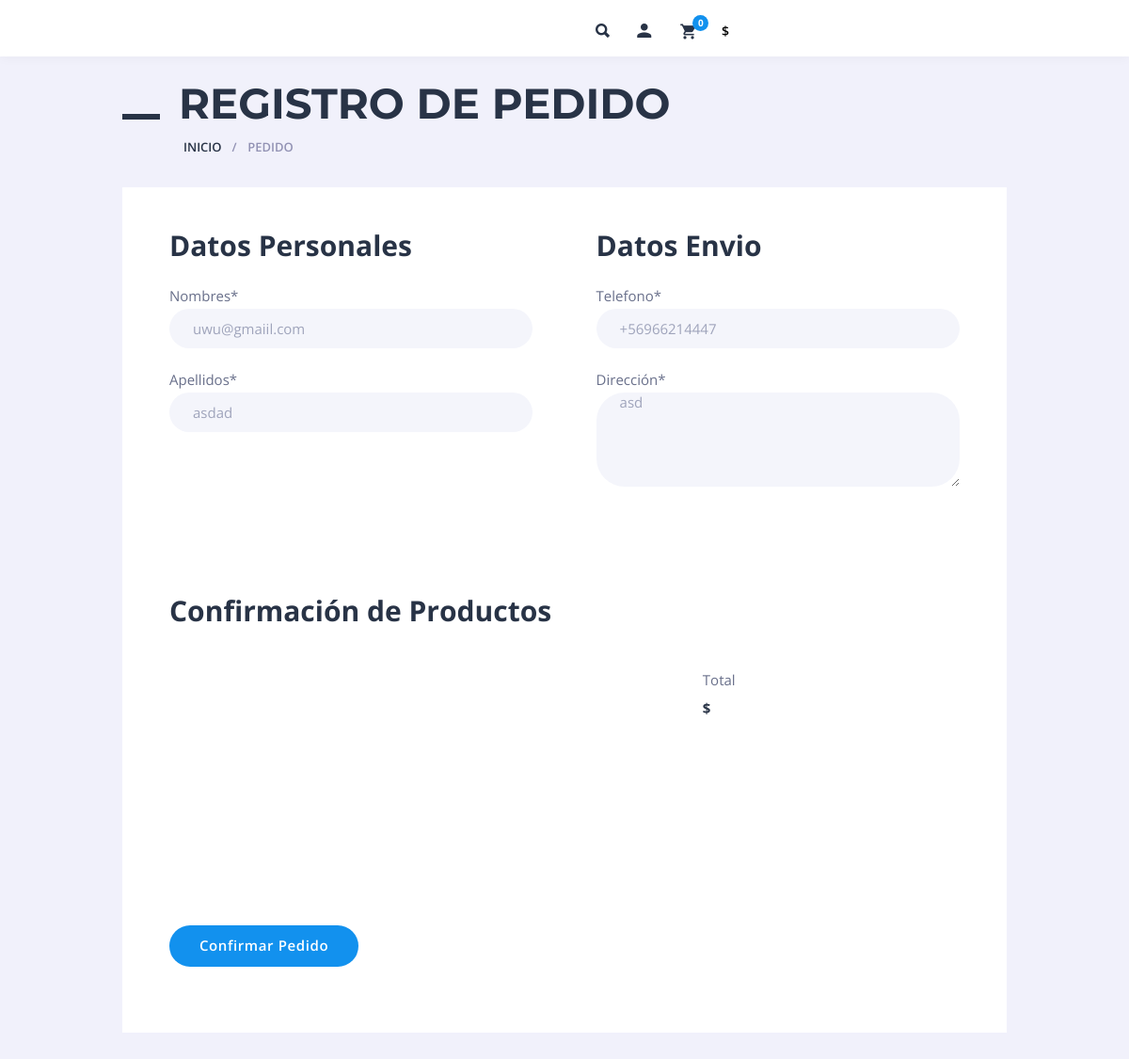
The page /registrarPedido (signed in) on the database as committed earlier.
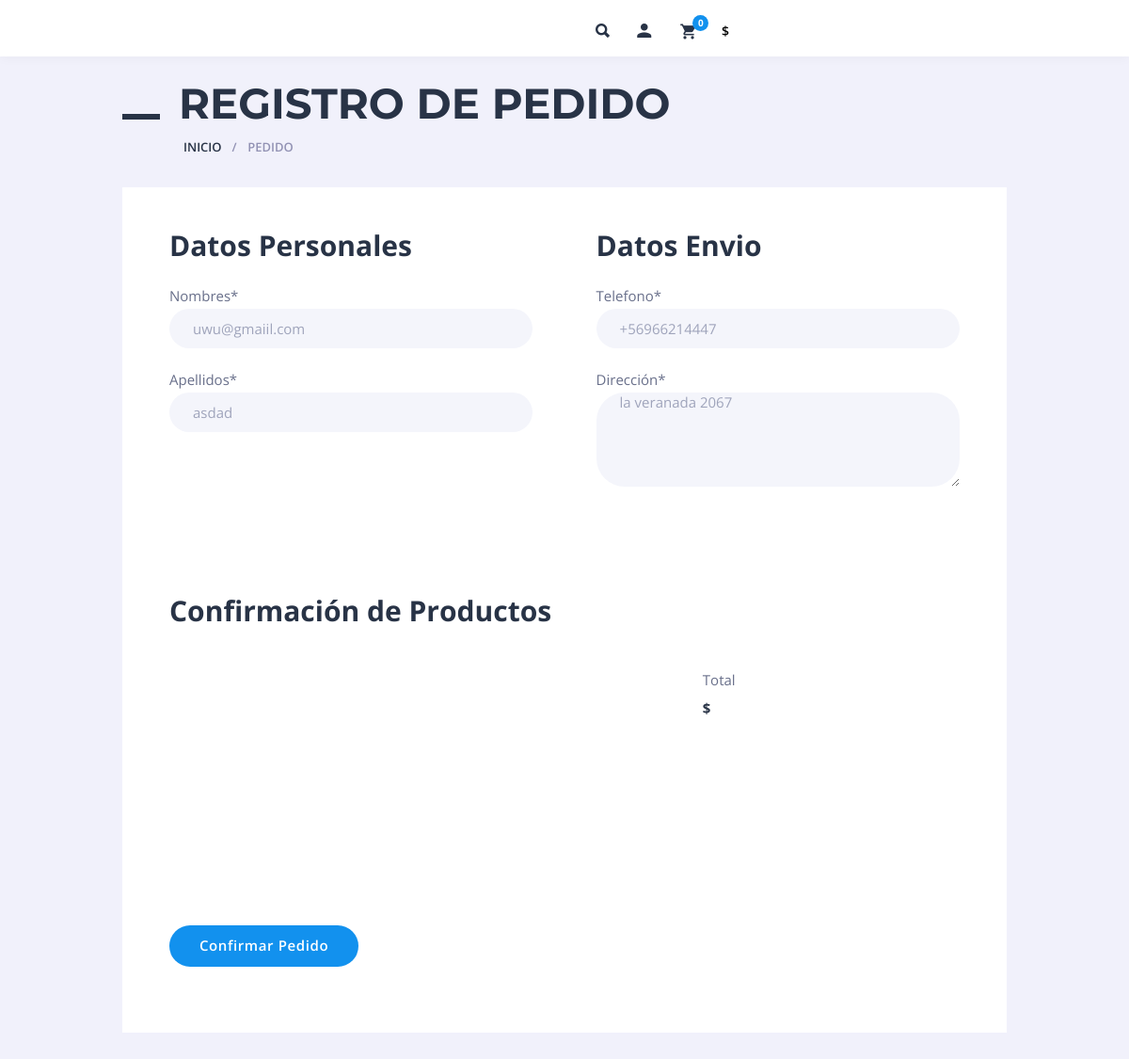
The same page on the database as committed later.
### modelapp/models.py (models this page shows, shortened)
class Cliente(models.Model):
    usuario = models.OneToOneField(User,on_delete=models.RESTRICT)
    dni = models.CharField(max_length=10)
    sexo = models.CharField(max_length=1,default='M')
    telefono = models.CharField(max_length=20)
    fecha_nacimiento = models.DateField(null=True)
    direccion = models.TextField()

### modelapp/views.py (the view)
# urls.py: path('registrarPedido',views.registrarPedido,name='registrarPedido'),
@login_required(login_url='/login')
def registrarPedido(request):
    try:
        clienteEditar = Cliente.objects.get(usuario = request.user)
        dataCliente = {
            'nombre':request.user.first_name,
            'apellidos':request.user.last_name,
            'email':request.user.email,
            'direccion':clienteEditar.direccion,
            'telefono':clienteEditar.telefono,
            'dni':clienteEditar.dni,
            'sexo':clienteEditar.sexo,
            'fecha_nacimiento':clienteEditar.fecha_nacimiento
        }
    except:
         dataCliente = {
            'nombre':request.user.first_name,
            'apellidos':request.user.last_name,
            'email':request.user.email
         }
    frmCliente = ClienteForm(dataCliente)
    context = {
        'frmCliente':frmCliente
    }
    return render(request,'pedido.html',context)

### modelapp/forms.py
class ClienteForm(forms.Form):
    SEXO_CHOICES = (
        ('M','Masculino'),
        ('F','Femenino')
    )
    dni = forms.CharField(label='DNI',max_length=10,required=False)
    nombre = forms.CharField(label='Nombres',max_length=200,required=True)
    apellidos = forms.CharField(label='Apellidos',max_length=200,required=True)
    email = forms.EmailField(label='Email',required=True)
    direccion = forms.CharField(label='Dirección',widget=forms.Textarea)
    telefono = forms.CharField(label='Telefono',max_length=20)
    sexo = forms.ChoiceField(label='Sexo',choices= SEXO_CHOICES)
    fecha_nacimiento = forms.DateField(label='Fecha Nacimiento',input_formats=['%Y-%m-%d'],widget=DateInput())

### modelapp/templates/pedido.html (shortened to what this page needs)
{% extends 'layout.html' %}
{% block content %}
<h1 class="maincont-ttl">REGISTRO DE PEDIDO</h1>
    <ul class="b-crumbs">
        <li><a href="/">Inicio</a></li>
        <li>pedido</li>
    </ul>
    <form method="post" action="{% url 'web:confirmarPedido' %}" class="register">
    <article class="page-cont">
        <div class="page-styling">
            <div class="auth-wrap">
                <div class="auth-col">
                    <h2>Datos Personales</h2>
                    <p>
                        <label for="username">Nombres<span class="required">*</span></label>
                        {{frmCliente.nombre}}
                    </p>
                    <p>
                        <label for="username">Apellidos<span class="required">*</span></label>
                        {{frmCliente.apellidos}}
                    </p>
                </div>
                <div class="auth-col">
                    <h2>Datos Envio</h2>
                    <p>
                        <label for="username">Telefono<span class="required">*</span></label>
                        {{frmCliente.telefono}}
                    </p>
                    <p>
                        <label for="username">Dirección<span class="required">*</span></label>
                        {{frmCliente.direccion}}
                    </p>
                </div>
            </div>
        </div>
    </article>
    <article class="page-cont">
        <div class="page-styling">
            <h2>Confirmación de Productos</h2>
        <div class="cart-actions">
                <div class="cart-collaterals">
                    <div class="order-total">
                        <p class="cart-totals-ttl">Total</p>
                        <p class="cart-totals-val">${{request.session.cartMontoTotal}}</p>
                    </div>
                </div>
        </div>
        </div>
    </article>
    <article class="page-cont">
        <div class="page-styling">
            <div class="auth-wrap">
                <div class="auth-col">
                    <p class="auth-submit">
                        <input type="submit" value="Confirmar Pedido">
                    </p>
            </div>
        </div>
    </article>
    </form>
{% endblock %}

Rows that differ between the two databases and show on the page:
changed Cliente: direccion "asd" → "la veranada 2067"
